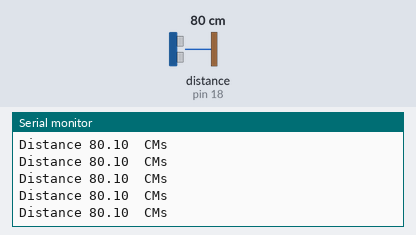
This sketch was run on a simulated Arduino Uno, built with avr-gcc and run on an emulated ATmega328P. On the bench: the last lines printed to the serial monitor. Wiring (inferred from the names in the program): ultrasonic range finder: trigger pin 17; echo pin 18. The test bench sets the inputs (shaded band); at power-on: distance to the obstacle (sensor on pin 18) 80 cm. The echo pulse lasts 58.3 µs per cm.

Above: at 1.2 s.
1.3 s: distance to the obstacle (sensor on pin 18) set to 2 cm
At 1.35 s:
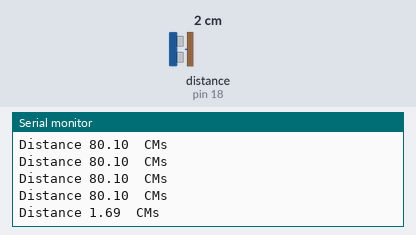
2.8 s: distance to the obstacle (sensor on pin 18) set to 4 cm
At 2.84 s:
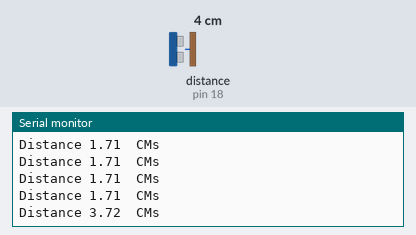
Timing chart, 0 to 5.8 s (numbered marks = the images above; inputs shaded):
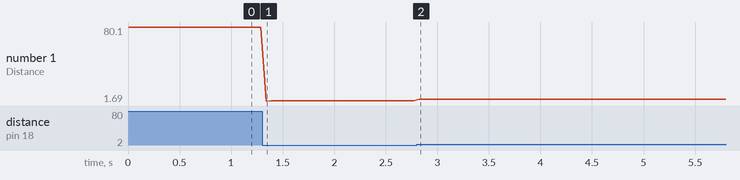

The sketch:

jsnsr04t.ino
```cpp
/* This code works with JSN SR04 T ultrasound module
2 * It measures  the distance and shows it on the Serial monitor
3 * Refer to www.SurtrTech. com  or SurtrTech YT channel for more informations
4 */

#define TRIG 17//12 //Module  pins
#define ECHO 18//13

void setup() {

  Serial.begin(115200); //  Serial monitoring
  pinMode(TRIG, OUTPUT); // Initializing Trigger Output and  Echo Input
  pinMode(ECHO, INPUT_PULLUP);
  }

  void loop() {

    digitalWrite(TRIG, LOW); // Set the trigger pin to low for 2uS
    delayMicroseconds(2);

    digitalWrite(TRIG, HIGH); // Send a 10uS  high to trigger ranging
    delayMicroseconds(20);

    digitalWrite(TRIG,  LOW); // Send pin low again
    float distance = pulseIn(ECHO, HIGH,26000);  // Read in times pulse

    distance= distance/58; //Convert the pulse  duration to distance
                           //You can add other math functions  to calibrate it well
   // distance= distance*0.3937; //Convert from cm to inches

    Serial.print("Distance ");
    Serial.print(distance,2);
    Serial.println("  CMs");

    delay(50);

}
```

Measured:
- after the input at 1.3 s, the serial monitor: prints a new line at once (image 1)
- after the input at 2.8 s, the serial monitor: prints a new line at once (image 2)
- plotted number 1: 80.1 → 1.71 after the input at 1.3 s, 1.71 → 3.72 after the input at 2.8 s
